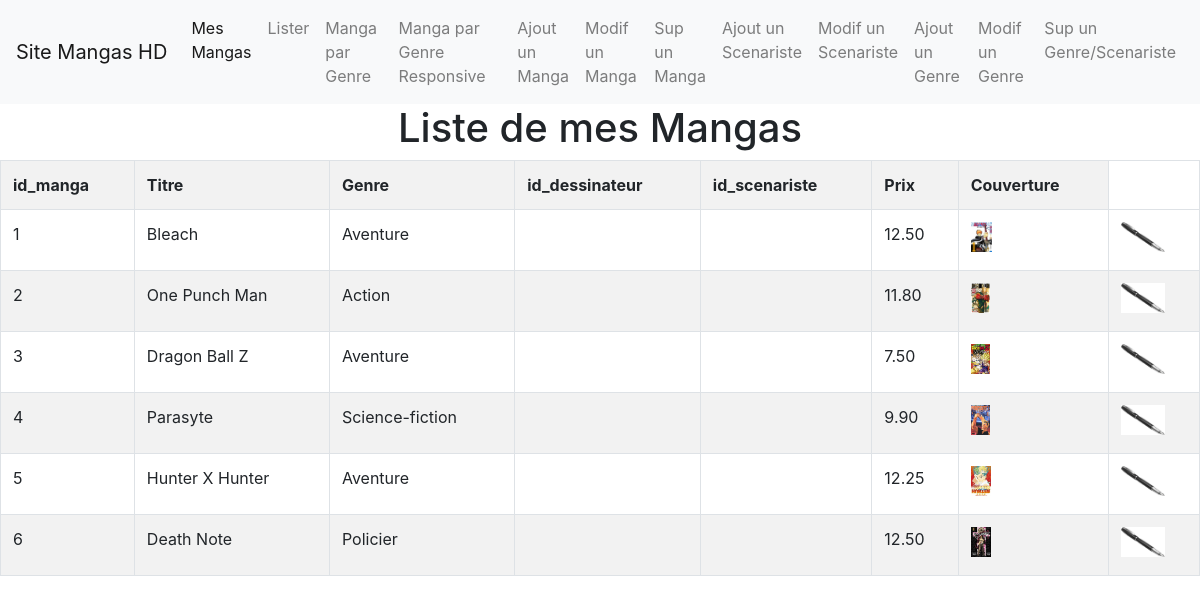
/presentation/ListesMangas.php, run on an earlier commit of the app's database.
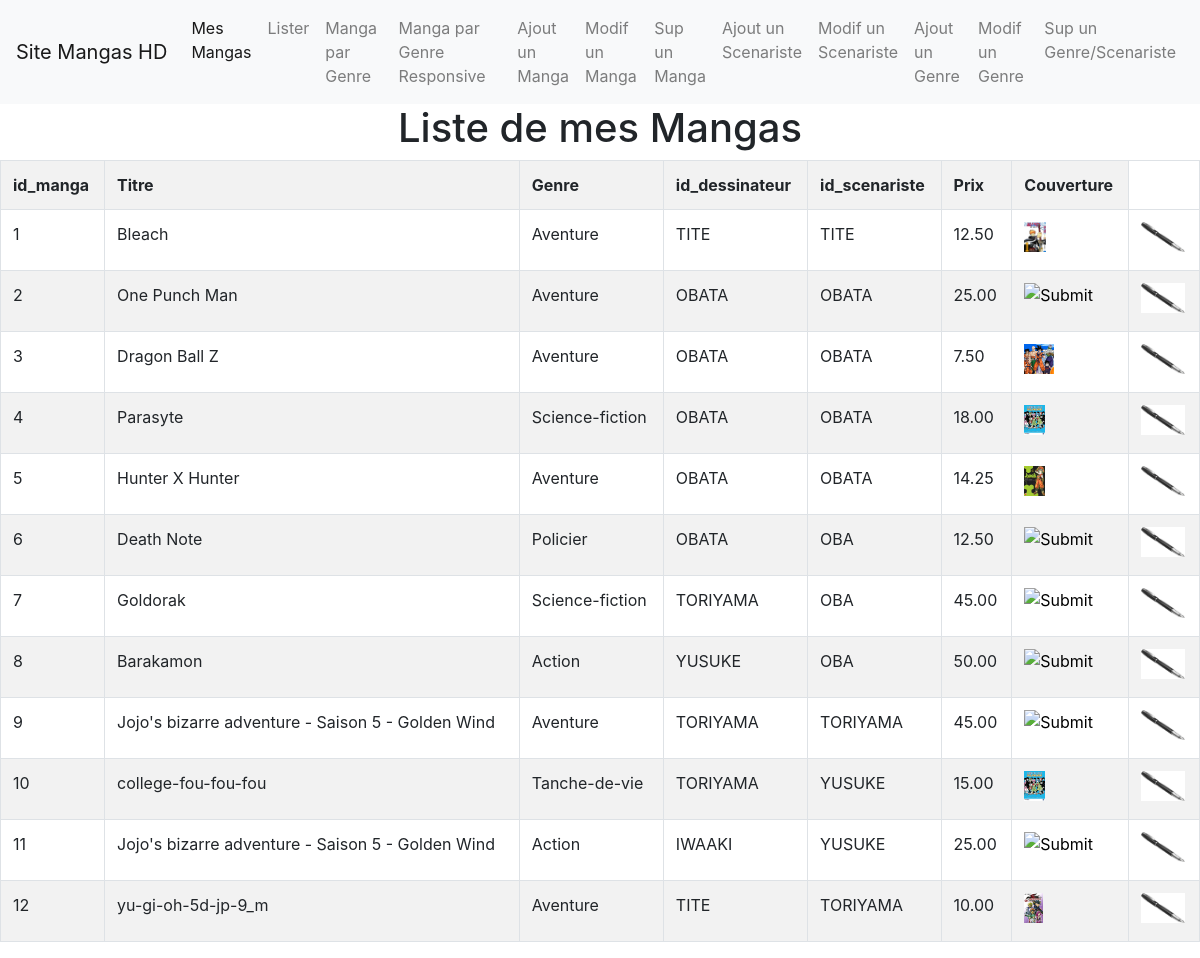
And on a later commit of the database.
### tables this page shows
CREATE TABLE `manga` (
  `id_manga` int(11) NOT NULL,
  `id_dessinateur` int(11) NOT NULL,
  `id_scenariste` int(11) NOT NULL,
  `prix` decimal(10,2) NOT NULL,
  `titre` varchar(250) NOT NULL,
  `couverture` varchar(50) NOT NULL,
  `id_genre` int(11) NOT NULL
);

CREATE TABLE `genre` (
  `id_genre` int(11) NOT NULL,
  `lib_genre` varchar(50) NOT NULL
);

CREATE TABLE `dessinateur` (
  `id_dessinateur` int(11) NOT NULL,
  `nom_dessinateur` varchar(50) NOT NULL,
  `prenom_dessinateur` varchar(50) NOT NULL
);

CREATE TABLE `scenariste` (
  `id_scenariste` int(11) NOT NULL,
  `nom_scenariste` varchar(50) NOT NULL,
  `prenom_scenariste` varchar(50) NOT NULL
);

### persistance/DialogueBD.php (called while the page is built, shortened)
<?php
class DialogueBD
{
    public function getTous()
    {
        try {
            $conn = Connexion::getConnexion();
            $sql = "SELECT * from manga join genre
            on genre.id_genre = manga.id_genre";
            $sth = $conn->prepare($sql);
            $sth->execute();
            $listemanga = $sth->fetchAll(PDO::FETCH_ASSOC);
            return $listemanga;
        } catch (PDOException $e) {
            $erreur = $e->getMessage();
        }
    }
    public function getDessinateur($code)
    {
        try {
            $conn = Connexion::getConnexion();
            $sql = "SELECT nom_dessinateur from dessinateur where id_dessinateur=$code";
            $sth = $conn->prepare($sql);
            $sth->execute();
            $dessinateur = $sth->fetchObject();
            return $dessinateur;
        } catch (PDOException $e) {
            $erreur = $e->getMessage();
        }
    }
    public function getScenariste($code)
    {
        try {
            $conn = Connexion::getConnexion();
            $sql = "SELECT nom_scenariste,prenom_scenariste from scenariste where id_scenariste=$code";
            $sth = $conn->prepare($sql);
            $sth->execute();
            $scenariste = $sth->fetchObject();
            return $scenariste;
        } catch (PDOException $e) {
            $erreur = $e->getMessage();
        }
    }
}

### presentation/ListesMangas.php (the view, shortened to what this page needs)
<?php include_once "../persistance/DialogueBD.php";
try{
    $requete = new DialogueBD();
    $listemanga = $requete->getTous();
} catch (Exception $e) {
    $erreur = $e->getMessage();
}
?>
<!DOCTYPE html>
<html lang="en">
<head>
    <link rel="stylesheet" href="https://maxcdn.bootstrapcdn.com/bootstrap/4.0.0/css/bootstrap.min.css">
</head>
<body>
<?php require_once 'header.php'?>
<h1 class="text-center">Liste de mes Mangas</h1>
<table class="table table-bordered table-striped ">
    <?php
    echo "<tr><th>id_manga</th> <th>Titre</th> <th>Genre</th>
    <th>id_dessinateur</th><th>id_scenariste</th><th>Prix</th><th>Couverture</th></tr>";
    foreach ($listemanga as $indice => $ligne) {
        $id_manga = $ligne['id_manga'];
        $titre = $ligne['titre'];
        $lib_genre = $ligne['lib_genre'];
        $id_dessinateur = $ligne['id_dessinateur'];
        $id_scenariste = $ligne['id_scenariste'];
        $prix = $ligne['prix'];
        $couverture=$ligne['couverture'];
        echo "<tr><td>$id_manga</td> <td>$titre</td> <td>$lib_genre</td>";
        $objetdessinateur=$requete->getDessinateur($id_dessinateur);
        echo"<td>$objetdessinateur->nom_dessinateur</td>";
        $objetscenariste=$requete->getScenariste($id_scenariste);
        echo"<td>$objetscenariste->nom_scenariste</td>";
        echo"<td>$prix</td>";
        echo"<td>
<input type='image' style='height: 30px;' class='img-fluid' src=\"../images/$couverture\"readonly>
<input type='text' name='imageCouverture'value='$couverture' hidden>
</td>";
        echo"<td><form method=\"POST\" action=\"ModifieManga.php\">
<input type='image' id='imageModif$id_manga'    style='height: 30px;' class='img-fluid' src=\"../images/modification.jpg\"readonly>
<input type='text' name='manga'value='$id_manga' hidden>
<!--<input type='submit'   readonly>
<a href='ModificationManga.php'><img   /></a>-->
</form>
</td></tr>";
    }
    ?>
</table>
</body>
</html>

### presentation/header.php (shortened to what this page needs)
<nav class="navbar navbar-expand-lg navbar-light bg-light">
    <a class="navbar-brand" href="../index.php">Site Mangas HD</a>
    <div class="collapse navbar-collapse" id="navbarTogglerDemo02">
        <ul class="navbar-nav mr-auto mt-2 mt-lg-0">
            <li class="nav-item active">
                <a class="nav-link" href="MesMangas.php">Mes Mangas <span class="sr-only">(current)</span></a>
            </li>
            <li class="nav-item">
                <a class="nav-link" href="ListesMangas.php">Lister</a>
            </li>
            <li class="nav-item">
                <a class="nav-link" href="MangasParGenreMenu.php">Manga par Genre</a>
            </li>
            <li class="nav-item">
            <a class="nav-link" href="ListeMangasResponsive.html">Manga par Genre Responsive</a>
            </li>
            <li class="nav-item">
                <a class="nav-link" href="AjoutManga.php">Ajout un Manga</a>
            </li>
            <li class="nav-item">
                <a class="nav-link" href="ModificationManga.php">Modif un Manga</a>
            </li>
            <li class="nav-item">
                <a class="nav-link" href="SuppressionManga.php">Sup un Manga</a>
            </li>
            <li class="nav-item">
                <a class="nav-link" href="AjoutScenariste.php">Ajout un Scenariste</a>
            </li>
            <li class="nav-item">
                <a class="nav-link" href="ModifScenariste.php">Modif un Scenariste</a>
            </li>
            <li class="nav-item">
                <a class="nav-link" href="AjoutGenre.php">Ajout un Genre</a>
            </li>
            <li class="nav-item">
                <a class="nav-link" href="ModifGenre.php">Modif un Genre</a>
            </li>
            <li class="nav-item">
                <a class="nav-link" href="SuppressionGenreScenariste.php">Sup un Genre/Scenariste</a>
            </li>
        </ul>
    </div>
</nav>

What changed in the data, as far as the page shows it:
shown differently, row unchanged: manga "Bleach": id_dessinateur.nom_dessinateur (not shown) → "TITE"; id_scenariste.nom_scenariste (not shown) → "TITE"
changed manga "One Punch Man": id_genre.lib_genre "Action" → "Aventure"; id_dessinateur.nom_dessinateur (not shown) → "OBATA"; id_scenariste.nom_scenariste (not shown) → "OBATA"; prix "11.80" → "25.00"
changed manga "Dragon Ball Z": id_dessinateur.nom_dessinateur (not shown) → "OBATA"; id_scenariste.nom_scenariste (not shown) → "OBATA"
changed manga "Parasyte": id_dessinateur.nom_dessinateur (not shown) → "OBATA"; id_scenariste.nom_scenariste (not shown) → "OBATA"; prix "9.90" → "18.00"
changed manga "Hunter X Hunter": id_dessinateur.nom_dessinateur (not shown) → "OBATA"; id_scenariste.nom_scenariste (not shown) → "OBATA"; prix "12.25" → "14.25"
changed manga "Death Note": id_dessinateur.nom_dessinateur (not shown) → "OBATA"; id_scenariste.nom_scenariste (not shown) → "OBA"
added manga: id_manga "7", titre "Goldorak", id_genre.lib_genre "Science-fiction", id_dessinateur.nom_dessinateur "TORIYAMA", id_scenariste.nom_scenariste "OBA", prix "45.00"
added manga: id_manga "8", titre "Barakamon", id_genre.lib_genre "Action", id_dessinateur.nom_dessinateur "YUSUKE", id_scenariste.nom_scenariste "OBA", prix "50.00"
added manga: id_manga "9", titre "Jojo's bizarre adventure - Saison 5 - Golden Wind", id_genre.lib_genre "Aventure", id_dessinateur.nom_dessinateur "TORIYAMA", id_scenariste.nom_scenariste "TORIYAMA", prix "45.00"
added manga: id_manga "10", titre "college-fou-fou-fou", id_genre.lib_genre "Tanche-de-vie", id_dessinateur.nom_dessinateur "TORIYAMA", id_scenariste.nom_scenariste "YUSUKE", prix "15.00"
added manga: id_manga "11", titre "Jojo's bizarre adventure - Saison 5 - Golden Wind", id_genre.lib_genre "Action", id_dessinateur.nom_dessinateur "IWAAKI", id_scenariste.nom_scenariste "YUSUKE", prix "25.00"
added manga: id_manga "12", titre "yu-gi-oh-5d-jp-9_m", id_genre.lib_genre "Aventure", id_dessinateur.nom_dessinateur "TITE", id_scenariste.nom_scenariste "TORIYAMA", prix "10.00"
